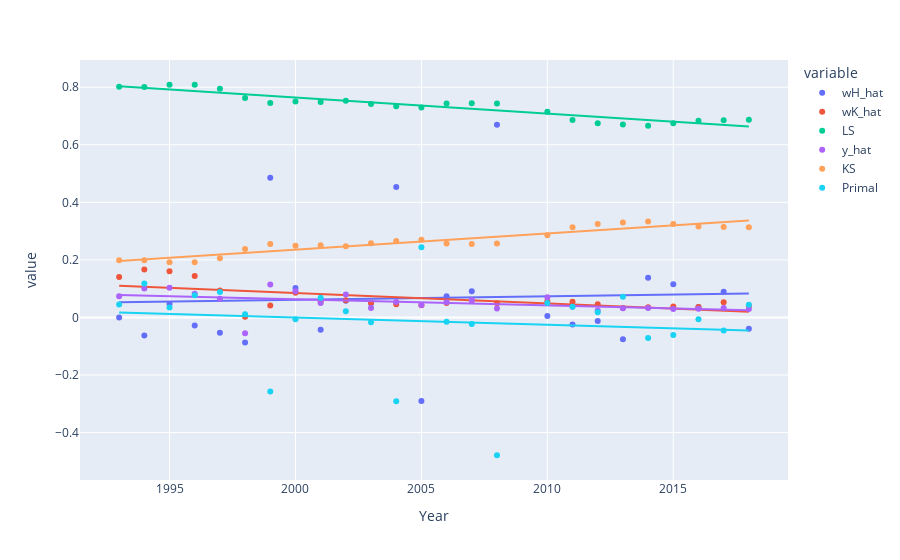

Notebook source saved alongside this figure:
### Code cell
px.scatter(primal.reset_index().melt(id_vars='Year'), x='Year', y='value', color='variable', trendline='ols')

### Figure 1 — Plotly figure (JSON) as saved in the notebook; plotly's stock layout.template omitted (floating-point values rounded to 4 significant figures)
{"data": [{"hovertemplate": "variable=wH_hat<br>Year=%{x}<br>value=%{y}<extra></extra>", "legendgroup": "wH_hat", "marker": {"color": "#636efa", "symbol": "circle"}, "mode": "markers", "name": "wH_hat", "orientation": "v", "showlegend": true, "type": "scatter", "x": [1993, 1994, 1995, 1996, 1997, 1998, 1999, 2000, 2001, 2002, 2003, 2004, 2005, 2006, 2007, 2008, 2010, 2011, 2012, 2013, 2014, 2015, 2016, 2017, 2018], "xaxis": "x", "y": [0, -0.06314, 0.04685, -0.02786, -0.05364, -0.08763, 0.4854, 0.1019, -0.04277, 0.05829, 0.04941, 0.4533, -0.2903, 0.07358, 0.09118, 0.6693, 0.005267, -0.0246, -0.01244, -0.07616, 0.1377, 0.1155, 0.03624, 0.08903, -0.03936], "yaxis": "y"}, {"hovertemplate": "<b>OLS trendline</b><br>value = 0.0011917 * Year + -2.32197<br>R<sup>2</sup>=0.002150<br><br>variable=wH_hat<br>Year=%{x}<br>value=%{y} <b>(trend)</b><extra></extra>", "legendgroup": "wH_hat", "marker": {"color": "#636efa", "symbol": "circle"}, "mode": "lines", "name": "wH_hat", "showlegend": false, "type": "scatter", "x": [1993, 1994, 1995, 1996, 1997, 1998, 1999, 2000, 2001, 2002, 2003, 2004, 2005, 2006, 2007, 2008, 2010, 2011, 2012, 2013, 2014, 2015, 2016, 2017, 2018], "xaxis": "x", "y": [0.05308, 0.05427, 0.05546, 0.05666, 0.05785, 0.05904, 0.06023, 0.06142, 0.06261, 0.06381, 0.065, 0.06619, 0.06738, 0.06857, 0.06976, 0.07096, 0.07334, 0.07453, 0.07572, 0.07691, 0.07811, 0.0793, 0.08049, 0.08168, 0.08287], "yaxis": "y"}, {"hovertemplate": "variable=wK_hat<br>Year=%{x}<br>value=%{y}<extra></extra>", "legendgroup": "wK_hat", "marker": {"color": "#EF553B", "symbol": "circle"}, "mode": "markers", "name": "wK_hat", "orientation": "v", "showlegend": true, "type": "scatter", "x": [1993, 1994, 1995, 1996, 1997, 1998, 1999, 2000, 2001, 2002, 2003, 2004, 2005, 2006, 2007, 2008, 2010, 2011, 2012, 2013, 2014, 2015, 2016, 2017, 2018], "xaxis": "x", "y": [0.1404, 0.1665, 0.16, 0.1442, 0.09352, 0.002324, 0.04152, 0.08527, 0.05549, 0.05979, 0.05086, 0.04574, 0.04257, 0.05016, 0.0588, 0.04928, 0.05573, 0.0544, 0.04547, 0.03309, 0.03561, 0.03753, 0.03655, 0.05232, 0.03979], "yaxis": "y"}, {"hovertemplate": "<b>OLS trendline</b><br>value = -0.00361805 * Year + 7.32096<br>R<sup>2</sup>=0.436253<br><br>variable=wK_hat<br>Year=%{x}<br>value=%{y} <b>(trend)</b><extra></extra>", "legendgroup": "wK_hat", "marker": {"color": "#EF553B", "symbol": "circle"}, "mode": "lines", "name": "wK_hat", "showlegend": false, "type": "scatter", "x": [1993, 1994, 1995, 1996, 1997, 1998, 1999, 2000, 2001, 2002, 2003, 2004, 2005, 2006, 2007, 2008, 2010, 2011, 2012, 2013, 2014, 2015, 2016, 2017, 2018], "xaxis": "x", "y": [0.1102, 0.1066, 0.103, 0.09934, 0.09572, 0.09211, 0.08849, 0.08487, 0.08125, 0.07763, 0.07402, 0.0704, 0.06678, 0.06316, 0.05954, 0.05592, 0.04869, 0.04507, 0.04145, 0.03783, 0.03422, 0.0306, 0.02698, 0.02336, 0.01974], "yaxis": "y"}, {"hovertemplate": "variable=LS<br>Year=%{x}<br>value=%{y}<extra></extra>", "legendgroup": "LS", "marker": {"color": "#00cc96", "symbol": "circle"}, "mode": "markers", "name": "LS", "orientation": "v", "showlegend": true, "type": "scatter", "x": [1993, 1994, 1995, 1996, 1997, 1998, 1999, 2000, 2001, 2002, 2003, 2004, 2005, 2006, 2007, 2008, 2010, 2011, 2012, 2013, 2014, 2015, 2016, 2017, 2018], "xaxis": "x", "y": [0.8014, 0.8012, 0.8085, 0.8087, 0.7948, 0.7625, 0.745, 0.7507, 0.7489, 0.7528, 0.7422, 0.734, 0.7299, 0.7435, 0.7445, 0.7432, 0.7147, 0.6864, 0.6751, 0.6701, 0.6662, 0.675, 0.6838, 0.6857, 0.6866], "yaxis": "y"}, {"hovertemplate": "<b>OLS trendline</b><br>value = -0.00560819 * Year + 11.9807<br>R<sup>2</sup>=0.887060<br><br>variable=LS<br>Year=%{x}<br>value=%{y} <b>(trend)</b><extra></extra>", "legendgroup": "LS", "marker": {"color": "#00cc96", "symbol": "circle"}, "mode": "lines", "name": "LS", "showlegend": false, "type": "scatter", "x": [1993, 1994, 1995, 1996, 1997, 1998, 1999, 2000, 2001, 2002, 2003, 2004, 2005, 2006, 2007, 2008, 2010, 2011, 2012, 2013, 2014, 2015, 2016, 2017, 2018], "xaxis": "x", "y": [0.8035, 0.7979, 0.7923, 0.7867, 0.7811, 0.7755, 0.7699, 0.7643, 0.7587, 0.7531, 0.7475, 0.7418, 0.7362, 0.7306, 0.725, 0.7194, 0.7082, 0.7026, 0.697, 0.6914, 0.6858, 0.6802, 0.6745, 0.6689, 0.6633], "yaxis": "y"}, {"hovertemplate": "variable=y_hat<br>Year=%{x}<br>value=%{y}<extra></extra>", "legendgroup": "y_hat", "marker": {"color": "#ab63fa", "symbol": "circle"}, "mode": "markers", "name": "y_hat", "orientation": "v", "showlegend": true, "type": "scatter", "x": [1993, 1994, 1995, 1996, 1997, 1998, 1999, 2000, 2001, 2002, 2003, 2004, 2005, 2006, 2007, 2008, 2010, 2011, 2012, 2013, 2014, 2015, 2016, 2017, 2018], "xaxis": "x", "y": [0.07313, 0.1004, 0.1027, 0.08182, 0.06472, -0.05529, 0.1144, 0.09133, 0.04996, 0.07988, 0.03262, 0.05361, 0.0434, 0.05263, 0.05957, 0.031, 0.06983, 0.03738, 0.024, 0.03194, 0.03231, 0.0289, 0.03012, 0.03239, 0.02906], "yaxis": "y"}, {"hovertemplate": "<b>OLS trendline</b><br>value = -0.00214004 * Year + 4.34322<br>R<sup>2</sup>=0.228046<br><br>variable=y_hat<br>Year=%{x}<br>value=%{y} <b>(trend)</b><extra></extra>", "legendgroup": "y_hat", "marker": {"color": "#ab63fa", "symbol": "circle"}, "mode": "lines", "name": "y_hat", "showlegend": false, "type": "scatter", "x": [1993, 1994, 1995, 1996, 1997, 1998, 1999, 2000, 2001, 2002, 2003, 2004, 2005, 2006, 2007, 2008, 2010, 2011, 2012, 2013, 2014, 2015, 2016, 2017, 2018], "xaxis": "x", "y": [0.07812, 0.07598, 0.07384, 0.0717, 0.06956, 0.06742, 0.06528, 0.06314, 0.061, 0.05886, 0.05672, 0.05458, 0.05244, 0.0503, 0.04816, 0.04602, 0.04174, 0.0396, 0.03746, 0.03532, 0.03318, 0.03104, 0.0289, 0.02676, 0.02462], "yaxis": "y"}, {"hovertemplate": "variable=KS<br>Year=%{x}<br>value=%{y}<extra></extra>", "legendgroup": "KS", "marker": {"color": "#FFA15A", "symbol": "circle"}, "mode": "markers", "name": "KS", "orientation": "v", "showlegend": true, "type": "scatter", "x": [1993, 1994, 1995, 1996, 1997, 1998, 1999, 2000, 2001, 2002, 2003, 2004, 2005, 2006, 2007, 2008, 2010, 2011, 2012, 2013, 2014, 2015, 2016, 2017, 2018], "xaxis": "x", "y": [0.1986, 0.1988, 0.1915, 0.1913, 0.2052, 0.2375, 0.255, 0.2493, 0.2511, 0.2472, 0.2578, 0.266, 0.2701, 0.2565, 0.2555, 0.2568, 0.2853, 0.3136, 0.3249, 0.3299, 0.3338, 0.325, 0.3162, 0.3143, 0.3134], "yaxis": "y"}, {"hovertemplate": "<b>OLS trendline</b><br>value = 0.00560819 * Year + -10.9807<br>R<sup>2</sup>=0.887060<br><br>variable=KS<br>Year=%{x}<br>value=%{y} <b>(trend)</b><extra></extra>", "legendgroup": "KS", "marker": {"color": "#FFA15A", "symbol": "circle"}, "mode": "lines", "name": "KS", "showlegend": false, "type": "scatter", "x": [1993, 1994, 1995, 1996, 1997, 1998, 1999, 2000, 2001, 2002, 2003, 2004, 2005, 2006, 2007, 2008, 2010, 2011, 2012, 2013, 2014, 2015, 2016, 2017, 2018], "xaxis": "x", "y": [0.1965, 0.2021, 0.2077, 0.2133, 0.2189, 0.2245, 0.2301, 0.2357, 0.2413, 0.2469, 0.2525, 0.2582, 0.2638, 0.2694, 0.275, 0.2806, 0.2918, 0.2974, 0.303, 0.3086, 0.3142, 0.3198, 0.3255, 0.3311, 0.3367], "yaxis": "y"}, {"hovertemplate": "variable=Primal<br>Year=%{x}<br>value=%{y}<extra></extra>", "legendgroup": "Primal", "marker": {"color": "#19d3f3", "symbol": "circle"}, "mode": "markers", "name": "Primal", "orientation": "v", "showlegend": true, "type": "scatter", "x": [1993, 1994, 1995, 1996, 1997, 1998, 1999, 2000, 2001, 2002, 2003, 2004, 2005, 2006, 2007, 2008, 2010, 2011, 2012, 2013, 2014, 2015, 2016, 2017, 2018], "xaxis": "x", "y": [0.04524, 0.1178, 0.03416, 0.07677, 0.08816, 0.01097, -0.2578, -0.006454, 0.06806, 0.02122, -0.01716, -0.2913, 0.2438, -0.01495, -0.02334, -0.4791, 0.05016, 0.0372, 0.01762, 0.07206, -0.07133, -0.06129, -0.006224, -0.0451, 0.04362], "yaxis": "y"}, {"hovertemplate": "<b>OLS trendline</b><br>value = -0.00247116 * Year + 4.94168<br>R<sup>2</sup>=0.017892<br><br>variable=Primal<br>Year=%{x}<br>value=%{y} <b>(trend)</b><extra></extra>", "legendgroup": "Primal", "marker": {"color": "#19d3f3", "symbol": "circle"}, "mode": "lines", "name": "Primal", "showlegend": false, "type": "scatter", "x": [1993, 1994, 1995, 1996, 1997, 1998, 1999, 2000, 2001, 2002, 2003, 2004, 2005, 2006, 2007, 2008, 2010, 2011, 2012, 2013, 2014, 2015, 2016, 2017, 2018], "xaxis": "x", "y": [0.01665, 0.01418, 0.01171, 0.009241, 0.00677, 0.004298, 0.001827, -0.0006439, -0.003115, -0.005586, -0.008057, -0.01053, -0.013, -0.01547, -0.01794, -0.02041, -0.02536, -0.02783, -0.0303, -0.03277, -0.03524, -0.03771, -0.04018, -0.04265, -0.04512], "yaxis": "y"}], "layout": {"legend": {"title": {"text": "variable"}, "tracegroupgap": 0}, "margin": {"t": 60}, "xaxis": {"anchor": "y", "domain": [0, 1], "title": {"text": "Year"}}, "yaxis": {"anchor": "x", "domain": [0, 1], "title": {"text": "value"}}}}
